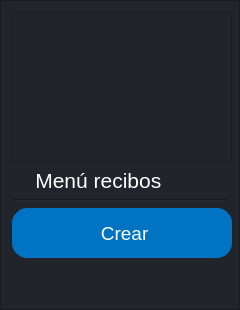
           <widget class="QFrame" name="frame_izquierda">
            <property name="minimumSize">
             <size>
              <width>240</width>
              <height>0</height>
             </size>
            </property>
            <property name="maximumSize">
             <size>
              <width>240</width>
              <height>16777215</height>
             </size>
            </property>
            <property name="styleSheet">
             <string notr="true">background-color: rgb(33, 37, 43);</string>
            </property>
            <property name="frameShape">
             <enum>QFrame::StyledPanel</enum>
            </property>
            <property name="frameShadow">
             <enum>QFrame::Raised</enum>
            </property>
            <layout class="QVBoxLayout" name="verticalLayout_17">
             <item>
              <widget class="QFrame" name="frame">
               <property name="minimumSize">
                <size>
                 <width>220</width>
                 <height>150</height>
                </size>
               </property>
               <property name="maximumSize">
                <size>
                 <width>150</width>
                 <height>150</height>
                </size>
               </property>
               <property name="sizeIncrement">
                <size>
                 <width>150</width>
                 <height>150</height>
                </size>
               </property>
               <property name="baseSize">
                <size>
                 <width>150</width>
                 <height>150</height>
                </size>
               </property>
               <property name="styleSheet">
                <string notr="true">image: url(:/recibos/factura.png);</string>
               </property>
               <property name="frameShape">
                <enum>QFrame::StyledPanel</enum>
               </property>
               <property name="frameShadow">
                <enum>QFrame::Raised</enum>
               </property>
              </widget>
             </item>
             <item>
              <widget class="QLabel" name="label_6">
               <property name="font">
                <font>
                 <family>Segoe UI</family>
                 <pointsize>16</pointsize>
                 <weight>50</weight>
                 <italic>false</italic>
                 <bold>false</bold>
                </font>
               </property>
               <property name="styleSheet">
                <string notr="true">color: rgb(255, 255, 255);</string>
               </property>
               <property name="text">
                <string>    Menú recibos</string>
               </property>
              </widget>
             </item>
             <item>
              <widget class="Line" name="line">
               <property name="styleSheet">
                <string notr="true">color: rgb(255, 255, 255);</string>
               </property>
               <property name="orientation">
                <enum>Qt::Horizontal</enum>
               </property>
              </widget>
             </item>
             <item>
              <layout class="QVBoxLayout" name="verticalLayout_2">
               <item>
                <widget class="QPushButton" name="bt_crear_recibo">
                 <property name="minimumSize">
                  <size>
                   <width>220</width>
                   <height>50</height>
                  </size>
                 </property>
                 <property name="maximumSize">
                  <size>
                   <width>220</width>
                   <height>50</height>
                  </size>
                 </property>
                 <property name="font">
                  <font>
                   <family>Segoe UI</family>
                   <pointsize>14</pointsize>
                   <weight>50</weight>
                   <italic>false</italic>
                   <bold>false</bold>
                  </font>
                 </property>
                 <property name="cursor">
                  <cursorShape>PointingHandCursor</cursorShape>
                 </property>
                 <property name="styleSheet">
                  <string notr="true">QPushButton {
    background-color: #0074c3;  /* Color de fondo */
    color: rgb(255, 255, 255);
    border: 1px solid #0074c3;  /* Borde del botón */
    padding: 5px 10px;  /* Relleno interno */
    border-radius: 15px;  /* Bordes redondeados */
	font: 14pt &quot;Segoe UI&quot;;
}

QPushButton:hover{
  font: 14pt &quot;Segoe UI&quot;;
  background-color: #0063a5; 
}</string>
                 </property>
                 <property name="text">
                  <string> Crear</string>
                 </property>
                 <property name="icon">
                  <iconset resource="../iconos/recibos.qrc">
                   <normaloff>:/recibos/agregar.png</normaloff>:/recibos/agregar.png</iconset>
                 </property>
                 <property name="iconSize">
                  <size>
                   <width>45</width>
                   <height>45</height>
                  </size>
                 </property>
                </widget>
               </item>
               <item>
                <spacer name="verticalSpacer">
                 <property name="orientation">
                  <enum>Qt::Vertical</enum>
                 </property>
                 <property name="sizeHint" stdset="0">
                  <size>
                   <width>20</width>
                   <height>40</height>
                  </size>
                 </property>
                </spacer>
               </item>
              </layout>
             </item>
            </layout>
           </widget>
